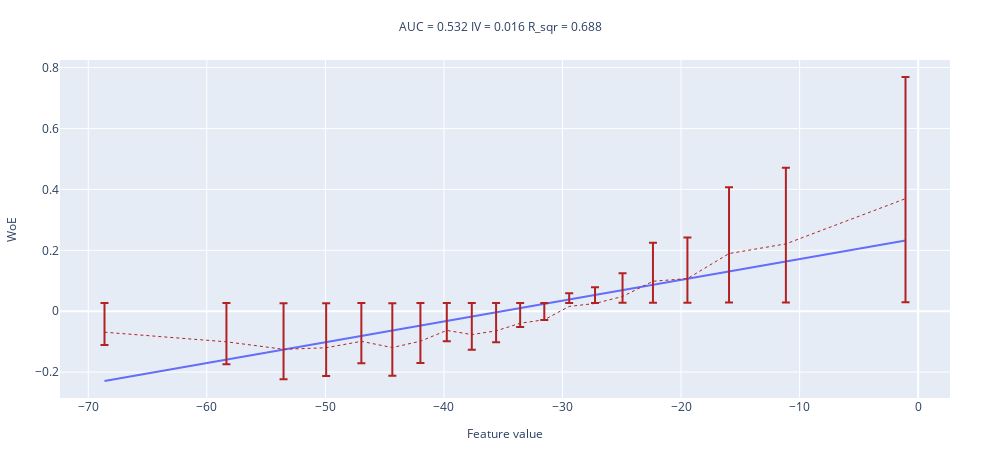

The notebook cell saved with this chart:
### Markdown cell above
### Линеаризацию feature_109

### Code cell
woe_line(df_for_logreg["feature_109"].values, df_for_logreg["target"].values, N_BUCKETS)

### Figure 1 — Plotly figure (JSON) as saved in the notebook; plotly's stock layout.template omitted (floating-point values rounded to 4 significant figures)
{"data": [{"mode": "lines", "name": "interpolation_line", "showlegend": false, "type": "scatter", "x": [-68.63, -58.34, -53.53, -49.93, -46.97, -44.35, -41.98, -39.76, -37.65, -35.6, -33.57, -31.54, -29.44, -27.26, -24.94, -22.37, -19.46, -15.95, -11.16, -1.07], "y": [-0.2294, -0.1591, -0.1262, -0.1017, -0.08137, -0.06353, -0.04734, -0.03214, -0.01773, -0.003727, 0.01014, 0.02406, 0.0384, 0.05329, 0.06915, 0.08668, 0.1065, 0.1305, 0.1633, 0.2322]}, {"error_y": {"array": [-0.04179, -0.07349, -0.09812, -0.0931, -0.07199, -0.09255, -0.07142, -0.0359, -0.04956, -0.03742, -0.01219, -0.0006355, 0.04339, 0.05305, 0.07627, 0.1265, 0.1353, 0.2181, 0.2501, 0.3998], "arrayminus": [-0.09566, -0.127, -0.1514, -0.1465, -0.1255, -0.1459, -0.125, -0.08983, -0.1033, -0.09133, -0.06637, -0.05495, -0.01142, -0.001874, 0.02107, 0.07068, 0.07937, 0.161, 0.1926, 0.3399], "symmetric": false, "type": "data"}, "line": {"color": "firebrick", "dash": "dot", "width": 1}, "name": "WoE", "showlegend": false, "type": "scatter", "x": [-68.63, -58.34, -53.53, -49.93, -46.97, -44.35, -41.98, -39.76, -37.65, -35.6, -33.57, -31.54, -29.44, -27.26, -24.94, -22.37, -19.46, -15.95, -11.16, -1.07], "y": [-0.06887, -0.1004, -0.1249, -0.1199, -0.0989, -0.1194, -0.09834, -0.06301, -0.0766, -0.06452, -0.03943, -0.02794, 0.01583, 0.02542, 0.0485, 0.09842, 0.1072, 0.1893, 0.2211, 0.3696]}], "layout": {"height": 450, "margin": {"b": 50, "l": 50, "r": 50, "t": 60}, "title": {"font": {"size": 12}, "text": "AUC = 0.532 IV = 0.016 R_sqr = 0.688 ", "x": 0.5, "xanchor": "center", "y": 0.95, "yanchor": "top"}, "width": 1000, "xaxis": {"title": {"font": {"size": 12}, "text": "Feature value"}}, "yaxis": {"title": {"font": {"size": 12}, "text": "WoE"}}}}
